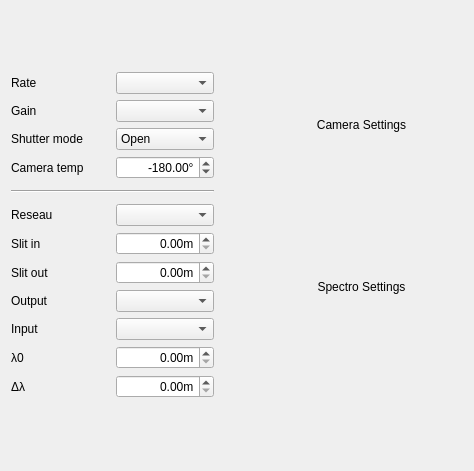
<?xml version="1.0" encoding="UTF-8"?>
<ui version="4.0">
 <class>Settings</class>
 <widget class="QWidget" name="Settings">
  <property name="geometry">
   <rect>
    <x>0</x>
    <y>0</y>
    <width>474</width>
    <height>471</height>
   </rect>
  </property>
  <property name="windowTitle">
   <string>Form</string>
  </property>
  <layout class="QGridLayout" name="gridLayout_2">
   <item row="0" column="0">
    <layout class="QGridLayout" name="gridLayout">
     <item row="7" column="0">
      <widget class="QLabel" name="reseau_label">
       <property name="text">
        <string>Reseau</string>
       </property>
      </widget>
     </item>
     <item row="9" column="0">
      <widget class="QLabel" name="slit_out_label">
       <property name="text">
        <string>Slit out</string>
       </property>
      </widget>
     </item>
     <item row="7" column="1">
      <widget class="QComboBox" name="reseau_comboBox"/>
     </item>
     <item row="2" column="1">
      <widget class="QComboBox" name="shutter_comboBox">
       <item>
        <property name="text">
         <string>Open</string>
        </property>
       </item>
       <item>
        <property name="text">
         <string>Closed</string>
        </property>
       </item>
       <item>
        <property name="text">
         <string>Sync</string>
        </property>
       </item>
      </widget>
     </item>
     <item row="13" column="1">
      <widget class="ScienDSpinBox" name="delta_lambda_SpinBox">
       <property name="sizePolicy">
        <sizepolicy hsizetype="Fixed" vsizetype="Fixed">
         <horstretch>0</horstretch>
         <verstretch>0</verstretch>
        </sizepolicy>
       </property>
       <property name="maximumSize">
        <size>
         <width>100</width>
         <height>16777215</height>
        </size>
       </property>
       <property name="mouseTracking">
        <bool>true</bool>
       </property>
       <property name="acceptDrops">
        <bool>true</bool>
       </property>
       <property name="alignment">
        <set>Qt::AlignRight|Qt::AlignTrailing|Qt::AlignVCenter</set>
       </property>
       <property name="accelerated">
        <bool>true</bool>
       </property>
       <property name="suffix">
        <string>m</string>
       </property>
       <property name="minimum">
        <double>0.000000000000000</double>
       </property>
       <property name="maximum">
        <double>1000000000.000000000000000</double>
       </property>
       <property name="value">
        <double>0.000000000000000</double>
       </property>
      </widget>
     </item>
     <item row="3" column="0">
      <widget class="QLabel" name="camera_temp_label">
       <property name="text">
        <string>Camera temp</string>
       </property>
      </widget>
     </item>
     <item row="10" column="0">
      <widget class="QLabel" name="output_label">
       <property name="text">
        <string>Output</string>
       </property>
      </widget>
     </item>
     <item row="9" column="1">
      <widget class="ScienDSpinBox" name="slit_out_SpinBox">
       <property name="sizePolicy">
        <sizepolicy hsizetype="Fixed" vsizetype="Fixed">
         <horstretch>0</horstretch>
         <verstretch>0</verstretch>
        </sizepolicy>
       </property>
       <property name="maximumSize">
        <size>
         <width>100</width>
         <height>16777215</height>
        </size>
       </property>
       <property name="mouseTracking">
        <bool>true</bool>
       </property>
       <property name="acceptDrops">
        <bool>true</bool>
       </property>
       <property name="alignment">
        <set>Qt::AlignRight|Qt::AlignTrailing|Qt::AlignVCenter</set>
       </property>
       <property name="accelerated">
        <bool>true</bool>
       </property>
       <property name="suffix">
        <string>m</string>
       </property>
       <property name="minimum">
        <double>0.000000000000000</double>
       </property>
       <property name="maximum">
        <double>1000000000.000000000000000</double>
       </property>
       <property name="value">
        <double>0.000000000000000</double>
       </property>
      </widget>
     </item>
     <item row="11" column="0">
      <widget class="QLabel" name="intput_label">
       <property name="text">
        <string>Input</string>
       </property>
      </widget>
     </item>
     <item row="10" column="1">
      <widget class="QComboBox" name="output_comboBox"/>
     </item>
     <item row="12" column="1">
      <widget class="ScienDSpinBox" name="lambda0_SpinBox">
       <property name="sizePolicy">
        <sizepolicy hsizetype="Fixed" vsizetype="Fixed">
         <horstretch>0</horstretch>
         <verstretch>0</verstretch>
        </sizepolicy>
       </property>
       <property name="maximumSize">
        <size>
         <width>100</width>
         <height>16777215</height>
        </size>
       </property>
       <property name="mouseTracking">
        <bool>true</bool>
       </property>
       <property name="acceptDrops">
        <bool>true</bool>
       </property>
       <property name="alignment">
        <set>Qt::AlignRight|Qt::AlignTrailing|Qt::AlignVCenter</set>
       </property>
       <property name="accelerated">
        <bool>true</bool>
       </property>
       <property name="suffix">
        <string>m</string>
       </property>
       <property name="minimum">
        <double>0.000000000000000</double>
       </property>
       <property name="maximum">
        <double>1000000000.000000000000000</double>
       </property>
       <property name="value">
        <double>0.000000000000000</double>
       </property>
      </widget>
     </item>
     <item row="0" column="0">
      <widget class="QLabel" name="rate_label">
       <property name="text">
        <string>Rate</string>
       </property>
      </widget>
     </item>
     <item row="1" column="3" rowspan="2" colspan="2">
      <widget class="QLabel" name="label_3">
       <property name="text">
        <string>Camera Settings</string>
       </property>
       <property name="textFormat">
        <enum>Qt::AutoText</enum>
       </property>
       <property name="alignment">
        <set>Qt::AlignCenter</set>
       </property>
      </widget>
     </item>
     <item row="13" column="0">
      <widget class="QLabel" name="delta_lambda_label">
       <property name="text">
        <string>Δλ</string>
       </property>
      </widget>
     </item>
     <item row="2" column="0">
      <widget class="QLabel" name="shutter_label">
       <property name="text">
        <string>Shutter mode</string>
       </property>
      </widget>
     </item>
     <item row="4" column="0">
      <spacer name="verticalSpacer">
       <property name="orientation">
        <enum>Qt::Vertical</enum>
       </property>
       <property name="sizeType">
        <enum>QSizePolicy::Fixed</enum>
       </property>
       <property name="sizeHint" stdset="0">
        <size>
         <width>20</width>
         <height>5</height>
        </size>
       </property>
      </spacer>
     </item>
     <item row="12" column="0">
      <widget class="QLabel" name="lambda0_label">
       <property name="text">
        <string>λ0</string>
       </property>
      </widget>
     </item>
     <item row="3" column="1">
      <widget class="ScienDSpinBox" name="camera_temp_SpinBox">
       <property name="sizePolicy">
        <sizepolicy hsizetype="Fixed" vsizetype="Fixed">
         <horstretch>0</horstretch>
         <verstretch>0</verstretch>
        </sizepolicy>
       </property>
       <property name="maximumSize">
        <size>
         <width>100</width>
         <height>16777215</height>
        </size>
       </property>
       <property name="mouseTracking">
        <bool>true</bool>
       </property>
       <property name="acceptDrops">
        <bool>true</bool>
       </property>
       <property name="alignment">
        <set>Qt::AlignRight|Qt::AlignTrailing|Qt::AlignVCenter</set>
       </property>
       <property name="accelerated">
        <bool>true</bool>
       </property>
       <property name="suffix">
        <string>°</string>
       </property>
       <property name="minimum">
        <double>-275.000000000000000</double>
       </property>
       <property name="maximum">
        <double>1000000000.000000000000000</double>
       </property>
       <property name="value">
        <double>-180.000000000000000</double>
       </property>
      </widget>
     </item>
     <item row="0" column="1">
      <widget class="QComboBox" name="rate_comboBox"/>
     </item>
     <item row="1" column="1">
      <widget class="QComboBox" name="gain_comboBox"/>
     </item>
     <item row="11" column="1">
      <widget class="QComboBox" name="input_comboBox"/>
     </item>
     <item row="6" column="0">
      <spacer name="verticalSpacer_2">
       <property name="orientation">
        <enum>Qt::Vertical</enum>
       </property>
       <property name="sizeType">
        <enum>QSizePolicy::Fixed</enum>
       </property>
       <property name="sizeHint" stdset="0">
        <size>
         <width>20</width>
         <height>5</height>
        </size>
       </property>
      </spacer>
     </item>
     <item row="1" column="0">
      <widget class="QLabel" name="gain_label">
       <property name="text">
        <string>Gain</string>
       </property>
      </widget>
     </item>
     <item row="8" column="0">
      <widget class="QLabel" name="slit_in_label">
       <property name="text">
        <string>Slit in</string>
       </property>
      </widget>
     </item>
     <item row="8" column="1">
      <widget class="ScienDSpinBox" name="slit_in_SpinBox">
       <property name="sizePolicy">
        <sizepolicy hsizetype="Fixed" vsizetype="Fixed">
         <horstretch>0</horstretch>
         <verstretch>0</verstretch>
        </sizepolicy>
       </property>
       <property name="maximumSize">
        <size>
         <width>100</width>
         <height>16777215</height>
        </size>
       </property>
       <property name="mouseTracking">
        <bool>true</bool>
       </property>
       <property name="acceptDrops">
        <bool>true</bool>
       </property>
       <property name="alignment">
        <set>Qt::AlignRight|Qt::AlignTrailing|Qt::AlignVCenter</set>
       </property>
       <property name="accelerated">
        <bool>true</bool>
       </property>
       <property name="suffix">
        <string>m</string>
       </property>
       <property name="minimum">
        <double>0.000000000000000</double>
       </property>
       <property name="maximum">
        <double>1000000000.000000000000000</double>
       </property>
       <property name="value">
        <double>0.000000000000000</double>
       </property>
      </widget>
     </item>
     <item row="5" column="0" colspan="2">
      <widget class="Line" name="line">
       <property name="orientation">
        <enum>Qt::Horizontal</enum>
       </property>
      </widget>
     </item>
     <item row="1" column="2">
      <spacer name="horizontalSpacer">
       <property name="orientation">
        <enum>Qt::Horizontal</enum>
       </property>
       <property name="sizeType">
        <enum>QSizePolicy::Fixed</enum>
       </property>
       <property name="sizeHint" stdset="0">
        <size>
         <width>40</width>
         <height>20</height>
        </size>
       </property>
      </spacer>
     </item>
     <item row="9" column="3" rowspan="2" colspan="2">
      <widget class="QLabel" name="label_4">
       <property name="text">
        <string>Spectro Settings</string>
       </property>
       <property name="textFormat">
        <enum>Qt::AutoText</enum>
       </property>
       <property name="alignment">
        <set>Qt::AlignCenter</set>
       </property>
      </widget>
     </item>
    </layout>
   </item>
  </layout>
 </widget>
 <customwidgets>
  <customwidget>
   <class>ScienDSpinBox</class>
   <extends>QDoubleSpinBox</extends>
   <header>qtwidgets.scientific_spinbox.h</header>
  </customwidget>
 </customwidgets>
 <resources/>
 <connections/>
</ui>
